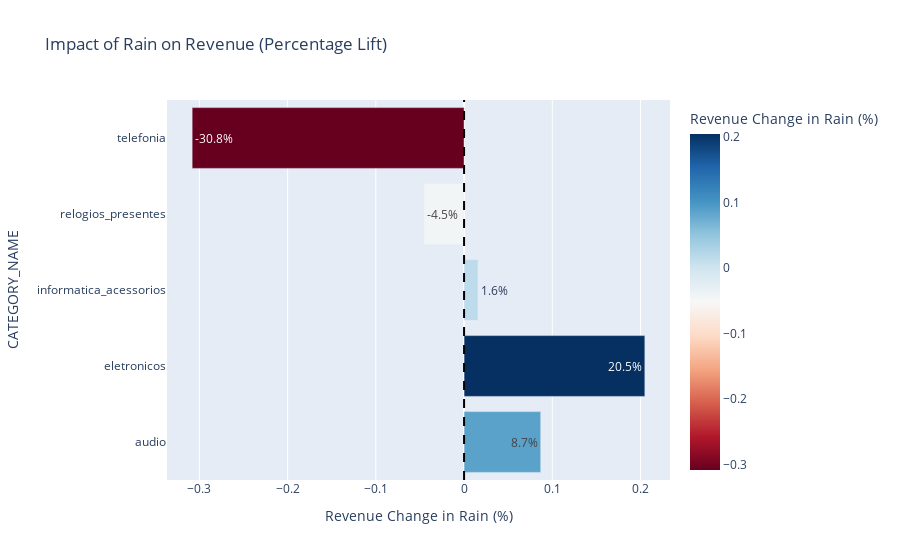

Notebook code for this chart:
### Code cell
# 1. Pivot Table: Rows=Category, Cols=Weather, Values=Average Daily Revenue
# I aggregate by MEAN to account for different numbers of rainy vs clear days
weather_pivot = df.pivot_table(index='CATEGORY_NAME', 
                               columns='WEATHER_CONDITION', 
                               values='OUR_PRICE', 
                               aggfunc='mean').reset_index()

# 2. Calculate the "Rain Lift" (How much better/worse is Rain?)
# Rain Lift = (Rain Revenue - Clear Revenue) / Clear Revenue
weather_pivot['Rain_Lift'] = (weather_pivot['Rain'] - weather_pivot['Clear']) / weather_pivot['Clear']

# 3. Plot the Lift
fig = px.bar(weather_pivot, 
             x='Rain_Lift', 
             y='CATEGORY_NAME',
             orientation='h',
             title='Impact of Rain on Revenue (Percentage Lift)',
             labels={'Rain_Lift': 'Revenue Change in Rain (%)'},
             color='Rain_Lift',
             color_continuous_scale='RdBu', # Red=Bad, Blue=Good
             text_auto='.1%')

# Add a line at 0% (No impact)
fig.add_vline(x=0, line_dash="dash", line_color="black")
fig.show()

### Figure 1 — Plotly figure (JSON) as saved in the notebook; plotly's stock layout.template omitted (floating-point values rounded to 4 significant figures)
{"data": [{"hovertemplate": "Revenue Change in Rain (%)=%{marker.color}<br>CATEGORY_NAME=%{y}<extra></extra>", "legendgroup": "", "marker": {"color": [0.08688, 0.2049, 0.01573, -0.0454, -0.3082], "coloraxis": "coloraxis", "pattern": {"shape": ""}}, "name": "", "orientation": "h", "showlegend": false, "textposition": "auto", "texttemplate": "%{x:.1%}", "type": "bar", "x": [0.08688, 0.2049, 0.01573, -0.0454, -0.3082], "xaxis": "x", "y": ["audio", "eletronicos", "informatica_acessorios", "relogios_presentes", "telefonia"], "yaxis": "y"}], "layout": {"barmode": "relative", "coloraxis": {"colorbar": {"title": {"text": "Revenue Change in Rain (%)"}}, "colorscale": [[0, "rgb(103,0,31)"], [0.1, "rgb(178,24,43)"], [0.2, "rgb(214,96,77)"], [0.3, "rgb(244,165,130)"], [0.4, "rgb(253,219,199)"], [0.5, "rgb(247,247,247)"], [0.6, "rgb(209,229,240)"], [0.7, "rgb(146,197,222)"], [0.8, "rgb(67,147,195)"], [0.9, "rgb(33,102,172)"], [1, "rgb(5,48,97)"]]}, "legend": {"tracegroupgap": 0}, "shapes": [{"line": {"color": "black", "dash": "dash"}, "type": "line", "x0": 0, "x1": 0, "xref": "x", "y0": 0, "y1": 1, "yref": "y domain"}], "title": {"text": "Impact of Rain on Revenue (Percentage Lift)"}, "xaxis": {"anchor": "y", "domain": [0, 1], "title": {"text": "Revenue Change in Rain (%)"}}, "yaxis": {"anchor": "x", "domain": [0, 1], "title": {"text": "CATEGORY_NAME"}}}}
